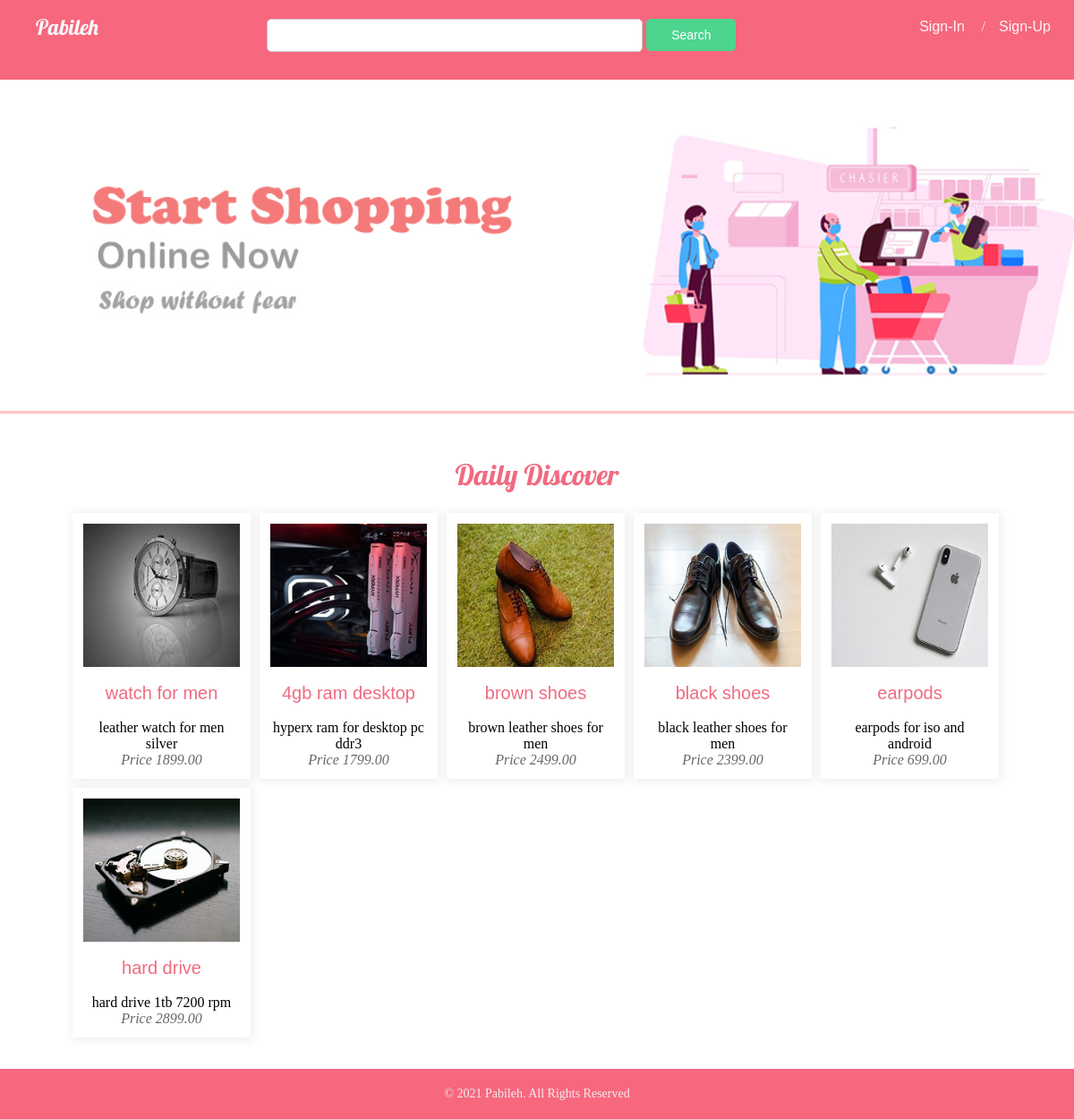
The page / on the database its author committed.
### tables this page shows
CREATE TABLE `tbl_products` (
  `id` int(11) NOT NULL,
  `product_id` int(11) NOT NULL,
  `seller_id` int(11) NOT NULL,
  `product_name` varchar(150) NOT NULL,
  `description` varchar(250) NOT NULL,
  `price` decimal(6,2) NOT NULL,
  `quantity` int(11) NOT NULL,
  `product_image` varchar(250) NOT NULL
);

### includes/dbh.inc.php (called while the page is built, shortened)
<?php
class Database{
    protected function db_connect(){
        $this->dbhost ="localhost";
        $this->dbuser="root";
        $this->dbpass="";
        $this->dbname="db_pabili";
     $this->connection = new mysqli($this->dbhost,$this->dbuser,$this->dbpass,$this->dbname);
    return $this->connection;
    }
}
?>

### includes/select.class.php (called while the page is built, shortened)
<?php
include_once 'dbh.inc.php';
 class Select_class extends Database{
    public function select_all_products(){
        $query ="Select * from tbl_products";
        $result=mysqli_query($this->connection,$query);
        return $result;
    }
 }
?>

### index.php (the view, shortened to what this page needs)
<!DOCTYPE html>
<html lang="en">
<head>
    <link rel="stylesheet" href="css/main.css"/>
</head>
<body>
    <div class="page-container">
    <div class="top-header">
        <div class="logo">
            <h2 style="margin-left:30px;">Pabileh</h2>
        </div>
        <div class="search">
            <form action="" style="width:100%;">
            <input type="text" name="search-product" id="search_text"> <input type="submit" value="Search" class="search-btn" >
            </form>
        </div>
        <div class="nav-login">
            <nav class="main-nav">
                <ul>
                <li><a href="#login-form" id="login">Sign-In</a></li> / <li><a href="#sign-up-form" id="sign-up">Sign-Up</a></li>
                </ul>
            </nav>
        </div>
</div>
  <section class="kv">
  </section>
  <br>
  <section class="daily-Items" style="padding:30px;border:px solid blue;max-width:100%;">
  <h2 style="color:#f16a81;text-align:center;font-size:32px;">Daily Discover</h2>
  <br>
  <?php
   include 'includes/select.class.php';
   $conn_select_all_products = new Select_class();
    $conn_get_products= $conn_select_all_products->select_all_products();
  ?>
<div class="container" style="padding:0px ;display:flex;flex-wrap:wrap;max-width:1048px;margin:0 auto;border:px solid green;">
 <?php
  while($row=mysqli_fetch_array($conn_get_products)){
    echo '<div style="box-shadow:1px 1px 10px 2px #eee;padding:12px;max-width:199px;height:auto;text-align:center; box-sizing:border-box;flex:0 1 250px;text-overflow: ellipsis;align-items: flex-start;margin:5px;font-family:calibri;">';
    echo '<div class="prod_image_container" style="max-width:100%;height:160px;border:px solid red;"><img src="'.$row['product_image'].'"  style="width:100%;height:100%;"></div><br>';
    echo '<h2 style="color:#f16a81;font-size:20px;font-family:calibri,sans-serif;">'.$row['product_name'].'</h2>'.'<br>'.$row['description'].'<br><label style="font-style:italic;color:#686767;">Price '.$row['price'].'</label></div>';
  }
  ?>
  </div>
  </section>
</div>
<footer style="padding:20px;color:#eee;font-family:calibri;text-align:center;font-size:14px;background:#f7677e;position:relative;top:0%;bottom:0%;max-width:100%;">
        <span>&copy 2021 Pabileh. All Rights Reserved</span>
    </footer>
</body>
</html>

### css/main.css (style rules this page uses)
* { margin:0;padding:0; }
h2 { font-family: Lobster; font-weight: 400; }
a { font-family: 'Gill Sans', 'Gill Sans MT', Calibri, 'Trebuchet MS', sans-serif; font-weight: 500; }
.top-header { padding:10px; background-color: #f7677e; display:flex; flex-wrap:wrap; justify-content: center; }
.logo { flex:1 0 150px; padding:px; width:250px; color:#fafafa; font-weight: 200; line-height: 40px; }
.search { flex:1 1 450px; margin:5px; }
#search_text { width:420px; padding:10px; border-radius:5px; outline-style: none; }
.search-btn { padding:10px; width:100px; border:1px solid red; background: #4dd48f; color:white; font-family: 'Gill Sans', 'Gill Sans MT', Calibri, 'Trebuchet MS', sans-serif; font-size:14px; border-radius:5px; border:none; }
.nav-login { flex:1 0 160px; padding:5px; width:250px; }
nav ul { max-width:100%; float:right; color:rgba(255, 255, 255, 0.933); }
nav li { list-style: none; display: inline-block; width:80px; text-align: center; line-height: 30px; color:rgba(255, 255, 255, 0.933); }
li a { color:rgba(255, 255, 255, 0.933); text-decoration: none; }
.kv { max-width:100%; height:350px; border-bottom:3px solid rgb(252, 196, 196); background-image: url('../img/banner.jpg'); background-size: cover; background-repeat: no-repeat; padding:10px; }
form input[type=text],input[type=password],input[type=date],input[type=email],input[type=number] { width: 100%; padding: 12px; border: 1px solid #ccc; box-sizing: border-box; margin-top: 6px; margin-bottom: 16px; resize: vertical; }

### rows shown on the page
tbl_products: product_image (picture), product_name "watch for men", description "leather watch for men silver", price "1899.00"
tbl_products: product_image (picture), product_name "4gb ram desktop", description "hyperx ram for desktop pc ddr3", price "1799.00"
tbl_products: product_image (picture), product_name "brown shoes", description "brown leather shoes for men", price "2499.00"
tbl_products: product_image (picture), product_name "black shoes", description "black leather shoes for men", price "2399.00"
tbl_products: product_image (picture), product_name "earpods", description "earpods for iso and android", price "699.00"
tbl_products: product_image (picture), product_name "hard drive", description "hard drive 1tb 7200 rpm", price "2899.00"
